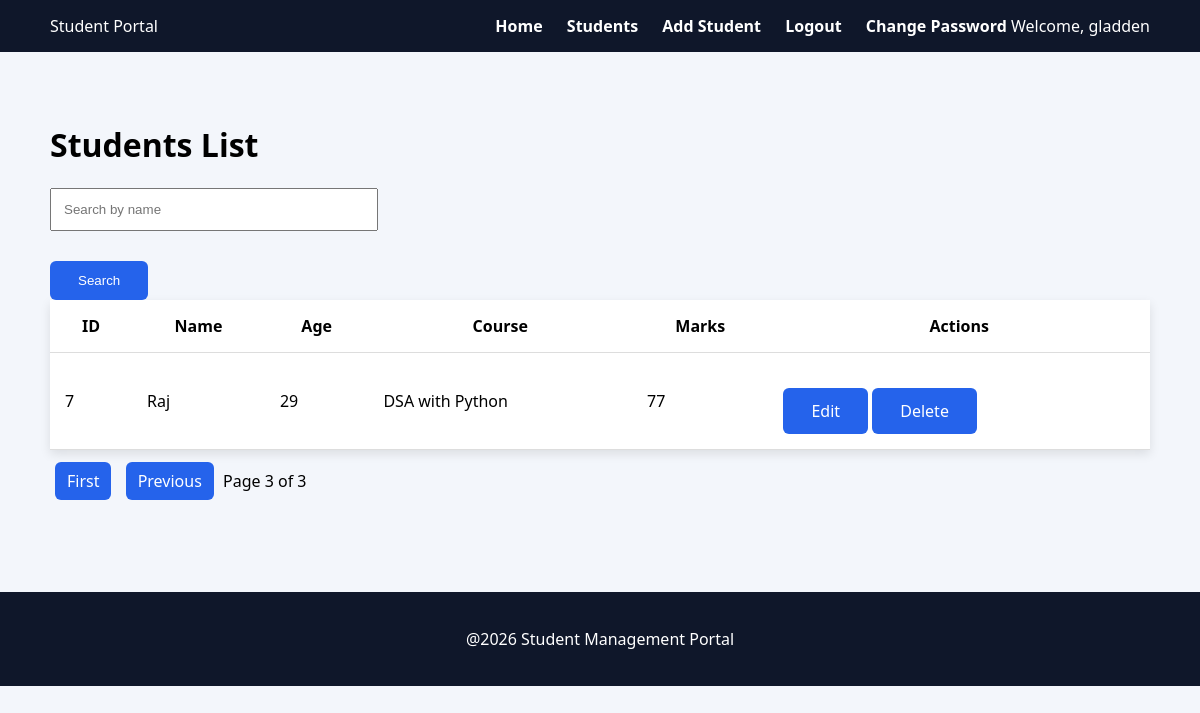
Page /students/?page=4 (signed in) on the earlier database version.
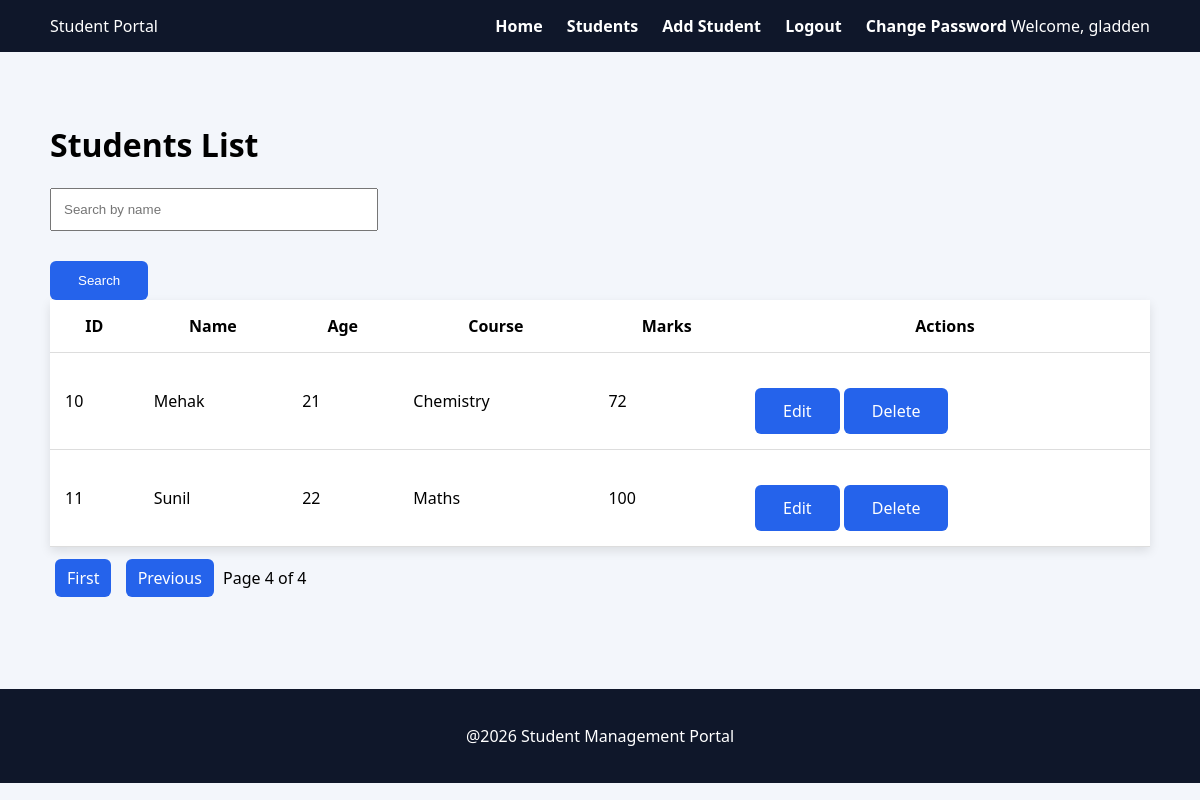
Same page on the later database version.
### students/models.py (models this page shows, shortened)
class Student(models.Model):
    name = models.CharField(max_length=100)
    course = models.CharField(max_length=100)
    marks = models.IntegerField()
    age = models.IntegerField(default=18)

### students/views.py (the view)
# urls.py: path('students/',views.students_page),
@login_required
def students_page(request):
    students = Student.objects.all()
    paginator = Paginator(students, 2) # Show 2 students per page
    page_number = request.GET.get('page')
    students = paginator.get_page(page_number)
    query = request.GET.get('search')
    if query:
        students = students.filter(name__icontains=query)
    return render(request,'students.html',{'students':students,'query':query})

### students/templates/students.html (shortened to what this page needs)
{% extends 'base.html'%}
{% block content %}
<h1>Students List</h1>
<form method="get" class="form">
    <input
        type="text"
        name="search"
        placeholder="Search by name"
        value="{{query | default:''}}"
    >
    <button class="btn">Search</button>
</form>
<table class="table">
    <tr>
        <th>ID</th>
        <th>Name</th>
        <th>Age</th>
        <th>Course</th>
        <th>Marks</th>
        {% if user.is_staff %}
        <th>Actions</th>
        {% endif %}
    </tr>
    {% for student in students %}
    <tr>
        <td>{{student.id}}</td>
        <td>{{student.name}}</td>
        <td>{{student.age}}</td>
        <td>{{student.course}}</td>
        <td>{{student.marks}}</td>
        <td>
            {% if user.is_staff %}
            <a class="btn" href="/edit/{{student.id}}">Edit</a>
            <a class="btn" href="/delete/{{student.id}}" onclick="return confirm('Delete this student?');">Delete</a>
            {% endif %}
        </td>
    </tr>
    {% endfor %}
</table>
<div class="pagination">
    {% if students.has_previous %}
        <a href="?page=1">First</a>
        <a href="?page={{ students.previous_page_number }}">Previous</a>
    {% endif %}
    <span>Page {{ students.number }} of {{ students.paginator.num_pages }}</span>
</div>
{% endblock %}

### students/templates/base.html (shortened to what this page needs)
{% load static %}
<!DOCTYPE html>
<html>
    <head>
        <link rel="stylesheet" href="{%static 'css/style.css'%}">
    </head>
    <body>
        <header class="navbar">
            <div class="logo">Student Portal</div>
            <nav>
                <a href="/">Home</a>
                <a href="/students">Students</a>
                {% if user.is_staff %}
                <a href="/add">Add Student</a>
                {% endif %}
                <a href="/logout">Logout</a>
                {% if user.is_authenticated %}
                    <a href="/change_password">Change Password</a>
                    <span class="welcome">Welcome, {{ user.username }}</span>
                {% else %}
                    <a href="/login">Login</a>
                {% endif %}
            </nav>
        </header>
        <div class="container">
            {% block content %}
            {% endblock %}
        </div>
        <footer class="footer">
            <p>@2026 Student Management Portal</p>
        </footer>
    </body>
</html>

### students/static/css/style.css (style rules this page uses)
body { margin:0; font-family: 'Segoe UI', Tahoma, Geneva, Verdana, sans-serif; background:#f3f6fb; }
.navbar { background:#0f172a; color:white; display:flex; justify-content:space-between; align-items:center; padding:15px 50px; }
.navbar a { color:white; margin-left:20px; text-decoration:none; font-weight:bold; }
.container { padding:50px; }
.btn { display:inline-block; margin-top:20px; padding:12px 28px; background:#2563eb; color:white; border:none; border-radius:6px; text-decoration:none; cursor:pointer; }
.table { width:100%; background:white; border-collapse:collapse; box-shadow:0 4px 10px rgba(0,0,0,0.1); }
.table th, .table td { padding:15px; border-bottom:1px solid #ddd; }
.form input { display:block; width:300px; padding:12px; margin:10px 0; }
.footer { text-align:center; background:#0f172a; color:white; padding:20px; margin-top:50px; }
.pagination { margin-top:20px; }
.pagination a { margin:0 5px; padding:8px 12px; background:#2563eb; color:white; text-decoration:none; border-radius:6px; }

Differences in the rows shown:
no longer on this page (row unchanged): Student: id "7", name "Raj", age "29", course "DSA with Python", marks "77"
added Student: id "10", name "Mehak", age "21", course "Chemistry", marks "72"
added Student: id "11", name "Sunil", age "22", course "Maths", marks "100"
Other differences:
{{ students.number }}: "3" → "4"
{{ students.paginator.num_pages }}: "3" → "4"
